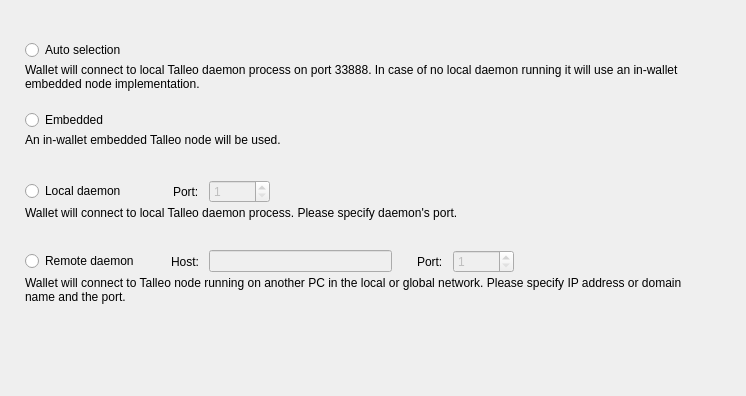
<?xml version="1.0" encoding="UTF-8"?>
<ui version="4.0">
 <class>ConnectionOptionsFrame</class>
 <widget class="QFrame" name="ConnectionOptionsFrame">
  <property name="geometry">
   <rect>
    <x>0</x>
    <y>0</y>
    <width>746</width>
    <height>396</height>
   </rect>
  </property>
  <property name="windowTitle">
   <string>Frame</string>
  </property>
  <property name="frameShape">
   <enum>QFrame::NoFrame</enum>
  </property>
  <property name="frameShadow">
   <enum>QFrame::Raised</enum>
  </property>
  <layout class="QVBoxLayout" name="verticalLayout_5">
   <property name="spacing">
    <number>0</number>
   </property>
   <property name="leftMargin">
    <number>25</number>
   </property>
   <property name="topMargin">
    <number>40</number>
   </property>
   <property name="rightMargin">
    <number>49</number>
   </property>
   <item>
    <widget class="QWidget" name="widget" native="true">
     <property name="sizePolicy">
      <sizepolicy hsizetype="Preferred" vsizetype="Fixed">
       <horstretch>0</horstretch>
       <verstretch>0</verstretch>
      </sizepolicy>
     </property>
     <property name="minimumSize">
      <size>
       <width>0</width>
       <height>70</height>
      </size>
     </property>
     <property name="maximumSize">
      <size>
       <width>16777215</width>
       <height>70</height>
      </size>
     </property>
     <layout class="QVBoxLayout" name="verticalLayout" stretch="0,1">
      <property name="spacing">
       <number>3</number>
      </property>
      <property name="leftMargin">
       <number>0</number>
      </property>
      <property name="topMargin">
       <number>0</number>
      </property>
      <property name="rightMargin">
       <number>0</number>
      </property>
      <property name="bottomMargin">
       <number>0</number>
      </property>
      <item>
       <widget class="QRadioButton" name="m_autoRadio">
        <property name="text">
         <string>Auto selection</string>
        </property>
        <attribute name="buttonGroup">
         <string notr="true">m_connectionButtonGroup</string>
        </attribute>
       </widget>
      </item>
      <item alignment="Qt::AlignTop">
       <widget class="WalletGui::WalletSmallGrayTextLabel" name="m_autoHelperLabel">
        <property name="text">
         <string>Wallet will connect to local Talleo daemon process on port 33888. In case of no local daemon running it will use an in-wallet embedded node implementation.</string>
        </property>
        <property name="alignment">
         <set>Qt::AlignLeading|Qt::AlignLeft|Qt::AlignTop</set>
        </property>
        <property name="wordWrap">
         <bool>true</bool>
        </property>
        <property name="indent">
         <number>0</number>
        </property>
       </widget>
      </item>
     </layout>
    </widget>
   </item>
   <item>
    <widget class="QWidget" name="widget_2" native="true">
     <property name="sizePolicy">
      <sizepolicy hsizetype="Preferred" vsizetype="Fixed">
       <horstretch>0</horstretch>
       <verstretch>0</verstretch>
      </sizepolicy>
     </property>
     <property name="minimumSize">
      <size>
       <width>0</width>
       <height>70</height>
      </size>
     </property>
     <property name="maximumSize">
      <size>
       <width>16777215</width>
       <height>70</height>
      </size>
     </property>
     <layout class="QVBoxLayout" name="verticalLayout_2" stretch="0,1">
      <property name="spacing">
       <number>3</number>
      </property>
      <property name="leftMargin">
       <number>0</number>
      </property>
      <property name="topMargin">
       <number>0</number>
      </property>
      <property name="rightMargin">
       <number>0</number>
      </property>
      <property name="bottomMargin">
       <number>0</number>
      </property>
      <item>
       <widget class="QRadioButton" name="m_embeddedRadio">
        <property name="text">
         <string>Embedded</string>
        </property>
        <attribute name="buttonGroup">
         <string notr="true">m_connectionButtonGroup</string>
        </attribute>
       </widget>
      </item>
      <item alignment="Qt::AlignTop">
       <widget class="WalletGui::WalletSmallGrayTextLabel" name="m_embeddedHelperLabel">
        <property name="text">
         <string>An in-wallet embedded Talleo node will be used.</string>
        </property>
        <property name="alignment">
         <set>Qt::AlignLeading|Qt::AlignLeft|Qt::AlignTop</set>
        </property>
        <property name="wordWrap">
         <bool>true</bool>
        </property>
        <property name="indent">
         <number>0</number>
        </property>
       </widget>
      </item>
     </layout>
    </widget>
   </item>
   <item>
    <widget class="QWidget" name="widget_3" native="true">
     <property name="sizePolicy">
      <sizepolicy hsizetype="Preferred" vsizetype="Fixed">
       <horstretch>0</horstretch>
       <verstretch>0</verstretch>
      </sizepolicy>
     </property>
     <property name="minimumSize">
      <size>
       <width>0</width>
       <height>70</height>
      </size>
     </property>
     <property name="maximumSize">
      <size>
       <width>16777215</width>
       <height>70</height>
      </size>
     </property>
     <layout class="QVBoxLayout" name="verticalLayout_3" stretch="0,1">
      <property name="spacing">
       <number>3</number>
      </property>
      <property name="leftMargin">
       <number>0</number>
      </property>
      <property name="topMargin">
       <number>0</number>
      </property>
      <property name="rightMargin">
       <number>0</number>
      </property>
      <property name="bottomMargin">
       <number>0</number>
      </property>
      <item>
       <layout class="QHBoxLayout" name="horizontalLayout">
        <property name="spacing">
         <number>10</number>
        </property>
        <item>
         <widget class="QRadioButton" name="m_localRadio">
          <property name="text">
           <string>Local daemon</string>
          </property>
          <attribute name="buttonGroup">
           <string notr="true">m_connectionButtonGroup</string>
          </attribute>
         </widget>
        </item>
        <item>
         <spacer name="horizontalSpacer">
          <property name="orientation">
           <enum>Qt::Horizontal</enum>
          </property>
          <property name="sizeType">
           <enum>QSizePolicy::Fixed</enum>
          </property>
          <property name="sizeHint" stdset="0">
           <size>
            <width>37</width>
            <height>20</height>
           </size>
          </property>
         </spacer>
        </item>
        <item>
         <widget class="QLabel" name="label">
          <property name="text">
           <string>Port:</string>
          </property>
         </widget>
        </item>
        <item alignment="Qt::AlignVCenter">
         <widget class="QSpinBox" name="m_localPortSpin">
          <property name="enabled">
           <bool>false</bool>
          </property>
          <property name="minimum">
           <number>1</number>
          </property>
          <property name="maximum">
           <number>65535</number>
          </property>
          <property name="value">
           <number>1</number>
          </property>
         </widget>
        </item>
        <item>
         <spacer name="horizontalSpacer_2">
          <property name="orientation">
           <enum>Qt::Horizontal</enum>
          </property>
          <property name="sizeHint" stdset="0">
           <size>
            <width>40</width>
            <height>20</height>
           </size>
          </property>
         </spacer>
        </item>
       </layout>
      </item>
      <item alignment="Qt::AlignTop">
       <widget class="WalletGui::WalletSmallGrayTextLabel" name="m_localHelperLabel">
        <property name="text">
         <string>Wallet will connect to local Talleo daemon process. Please specify daemon's port.</string>
        </property>
        <property name="alignment">
         <set>Qt::AlignLeading|Qt::AlignLeft|Qt::AlignTop</set>
        </property>
        <property name="wordWrap">
         <bool>true</bool>
        </property>
        <property name="indent">
         <number>0</number>
        </property>
       </widget>
      </item>
     </layout>
    </widget>
   </item>
   <item>
    <widget class="QWidget" name="widget_4" native="true">
     <property name="sizePolicy">
      <sizepolicy hsizetype="Preferred" vsizetype="Fixed">
       <horstretch>0</horstretch>
       <verstretch>0</verstretch>
      </sizepolicy>
     </property>
     <property name="minimumSize">
      <size>
       <width>0</width>
       <height>70</height>
      </size>
     </property>
     <property name="maximumSize">
      <size>
       <width>16777215</width>
       <height>70</height>
      </size>
     </property>
     <layout class="QVBoxLayout" name="verticalLayout_4" stretch="0,1">
      <property name="spacing">
       <number>3</number>
      </property>
      <property name="leftMargin">
       <number>0</number>
      </property>
      <property name="topMargin">
       <number>0</number>
      </property>
      <property name="rightMargin">
       <number>0</number>
      </property>
      <property name="bottomMargin">
       <number>0</number>
      </property>
      <item>
       <layout class="QHBoxLayout" name="horizontalLayout_2">
        <property name="spacing">
         <number>10</number>
        </property>
        <item>
         <widget class="QRadioButton" name="m_remoteRadio">
          <property name="text">
           <string>Remote daemon</string>
          </property>
          <attribute name="buttonGroup">
           <string notr="true">m_connectionButtonGroup</string>
          </attribute>
         </widget>
        </item>
        <item>
         <spacer name="horizontalSpacer_3">
          <property name="orientation">
           <enum>Qt::Horizontal</enum>
          </property>
          <property name="sizeType">
           <enum>QSizePolicy::Fixed</enum>
          </property>
          <property name="sizeHint" stdset="0">
           <size>
            <width>22</width>
            <height>20</height>
           </size>
          </property>
         </spacer>
        </item>
        <item>
         <widget class="QLabel" name="label_2">
          <property name="text">
           <string>Host:</string>
          </property>
         </widget>
        </item>
        <item>
         <widget class="QLineEdit" name="m_remoteHostEdit">
          <property name="enabled">
           <bool>false</bool>
          </property>
         </widget>
        </item>
        <item>
         <spacer name="horizontalSpacer_5">
          <property name="orientation">
           <enum>Qt::Horizontal</enum>
          </property>
          <property name="sizeType">
           <enum>QSizePolicy::Fixed</enum>
          </property>
          <property name="sizeHint" stdset="0">
           <size>
            <width>15</width>
            <height>20</height>
           </size>
          </property>
         </spacer>
        </item>
        <item>
         <widget class="QLabel" name="label_3">
          <property name="text">
           <string>Port:</string>
          </property>
         </widget>
        </item>
        <item alignment="Qt::AlignVCenter">
         <widget class="QSpinBox" name="m_remotePortSpin">
          <property name="enabled">
           <bool>false</bool>
          </property>
          <property name="minimum">
           <number>1</number>
          </property>
          <property name="maximum">
           <number>65535</number>
          </property>
          <property name="value">
           <number>1</number>
          </property>
         </widget>
        </item>
        <item>
         <spacer name="horizontalSpacer_4">
          <property name="orientation">
           <enum>Qt::Horizontal</enum>
          </property>
          <property name="sizeHint" stdset="0">
           <size>
            <width>40</width>
            <height>20</height>
           </size>
          </property>
         </spacer>
        </item>
       </layout>
      </item>
      <item alignment="Qt::AlignTop">
       <widget class="WalletGui::WalletSmallGrayTextLabel" name="m_remoteHelperLabel">
        <property name="text">
         <string>Wallet will connect to Talleo node running on another PC in the local or global network. Please specify IP address or domain name and the port.</string>
        </property>
        <property name="alignment">
         <set>Qt::AlignLeading|Qt::AlignLeft|Qt::AlignTop</set>
        </property>
        <property name="wordWrap">
         <bool>true</bool>
        </property>
        <property name="indent">
         <number>0</number>
        </property>
       </widget>
      </item>
     </layout>
    </widget>
   </item>
   <item>
    <spacer name="verticalSpacer">
     <property name="orientation">
      <enum>Qt::Vertical</enum>
     </property>
     <property name="sizeHint" stdset="0">
      <size>
       <width>665</width>
       <height>61</height>
      </size>
     </property>
    </spacer>
   </item>
  </layout>
 </widget>
 <customwidgets>
  <customwidget>
   <class>WalletGui::WalletSmallGrayTextLabel</class>
   <extends>QLabel</extends>
   <header>Gui/Common/WalletTextLabel.h</header>
  </customwidget>
 </customwidgets>
 <resources/>
 <connections>
  <connection>
   <sender>m_remoteHostEdit</sender>
   <signal>textChanged(QString)</signal>
   <receiver>ConnectionOptionsFrame</receiver>
   <slot>remoteHostNameChanged(QString)</slot>
   <hints>
    <hint type="sourcelabel">
     <x>390</x>
     <y>319</y>
    </hint>
    <hint type="destinationlabel">
     <x>372</x>
     <y>197</y>
    </hint>
   </hints>
  </connection>
  <connection>
   <sender>m_connectionButtonGroup</sender>
   <signal>buttonClicked(int)</signal>
   <receiver>ConnectionOptionsFrame</receiver>
   <slot>connectionButtonClicked(int)</slot>
   <hints>
    <hint type="sourcelabel">
     <x>-1</x>
     <y>-1</y>
    </hint>
    <hint type="destinationlabel">
     <x>372</x>
     <y>197</y>
    </hint>
   </hints>
  </connection>
  <connection>
   <sender>m_remoteRadio</sender>
   <signal>toggled(bool)</signal>
   <receiver>m_remoteHostEdit</receiver>
   <slot>setEnabled(bool)</slot>
   <hints>
    <hint type="sourcelabel">
     <x>88</x>
     <y>264</y>
    </hint>
    <hint type="destinationlabel">
     <x>312</x>
     <y>263</y>
    </hint>
   </hints>
  </connection>
  <connection>
   <sender>m_remoteRadio</sender>
   <signal>toggled(bool)</signal>
   <receiver>m_remotePortSpin</receiver>
   <slot>setEnabled(bool)</slot>
   <hints>
    <hint type="sourcelabel">
     <x>88</x>
     <y>264</y>
    </hint>
    <hint type="destinationlabel">
     <x>498</x>
     <y>263</y>
    </hint>
   </hints>
  </connection>
  <connection>
   <sender>m_localRadio</sender>
   <signal>toggled(bool)</signal>
   <receiver>m_localPortSpin</receiver>
   <slot>setEnabled(bool)</slot>
   <hints>
    <hint type="sourcelabel">
     <x>81</x>
     <y>194</y>
    </hint>
    <hint type="destinationlabel">
     <x>270</x>
     <y>193</y>
    </hint>
   </hints>
  </connection>
 </connections>
 <slots>
  <slot>remoteHostNameChanged(QString)</slot>
  <slot>connectionButtonClicked(int)</slot>
 </slots>
 <buttongroups>
  <buttongroup name="m_connectionButtonGroup"/>
 </buttongroups>
</ui>
